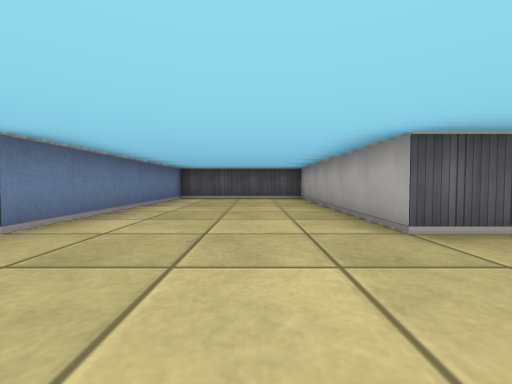
View 1 (above)

16 first-person views from a walk through a cub3D level. The camera is about half as high as the walls, tilts 2° down and sees 90° across. The floor is counted in squares. Each view is taken from the middle of a square. On the plan, view 1 faces up. The plan holds only what a view shows up to about 9 squares ahead; the rest is blank.

View 2
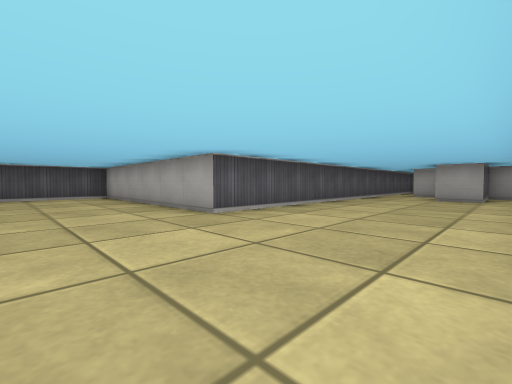

View 3
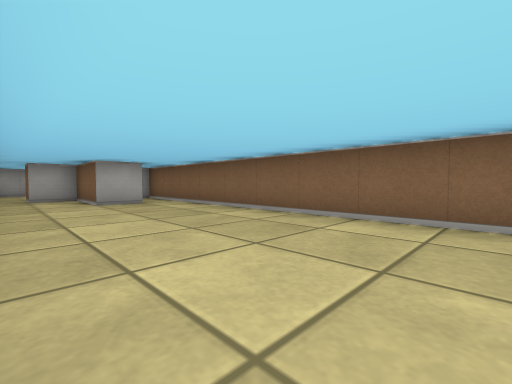

View 4
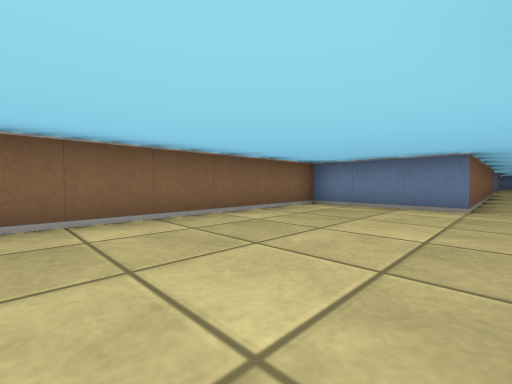

View 5
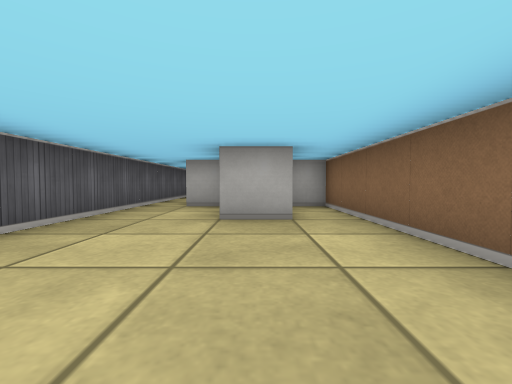

View 6
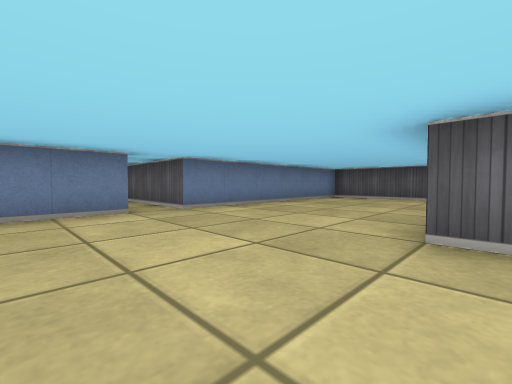

View 7
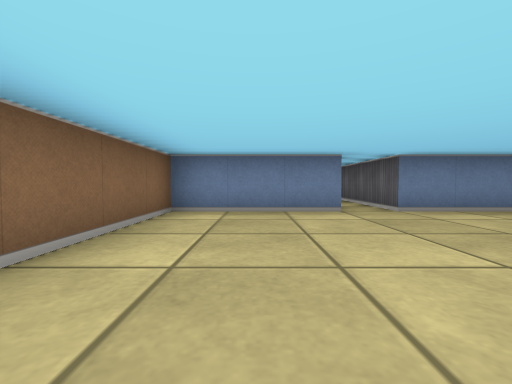

View 8
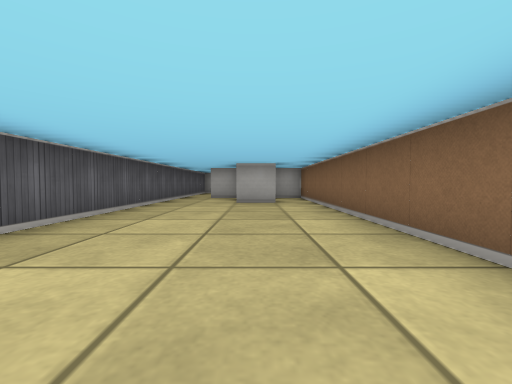

View 9
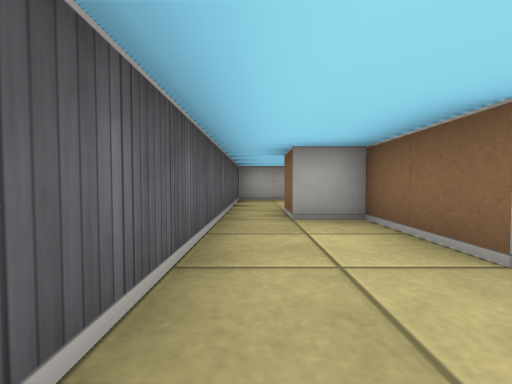

View 10
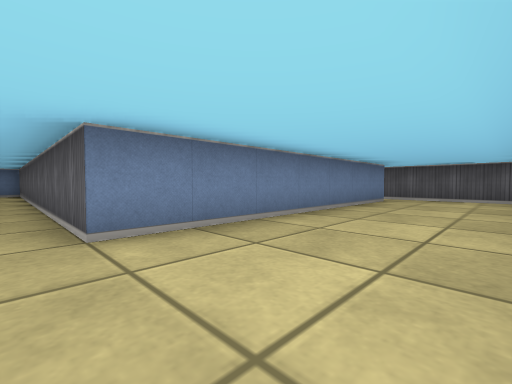

View 11
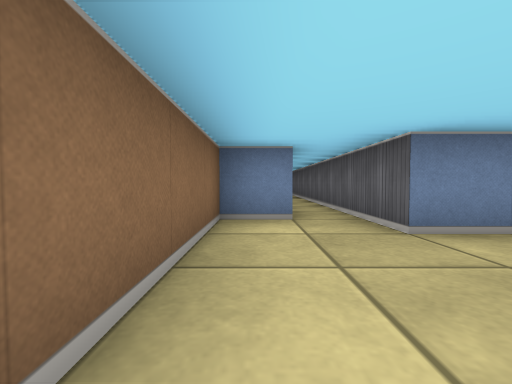

View 12
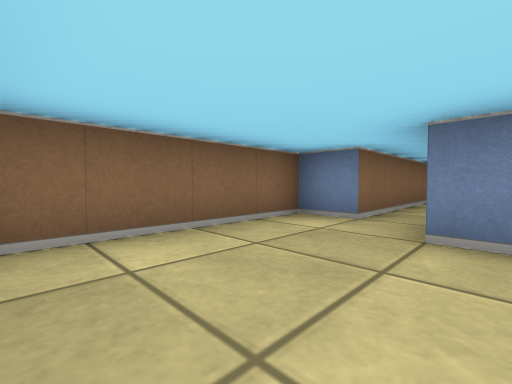

View 13
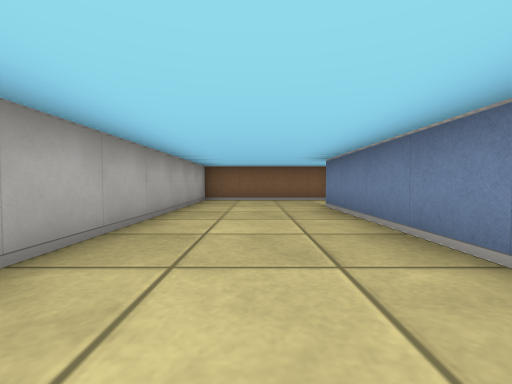

View 14
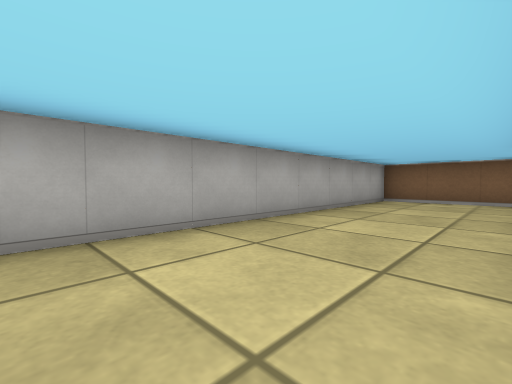

View 15
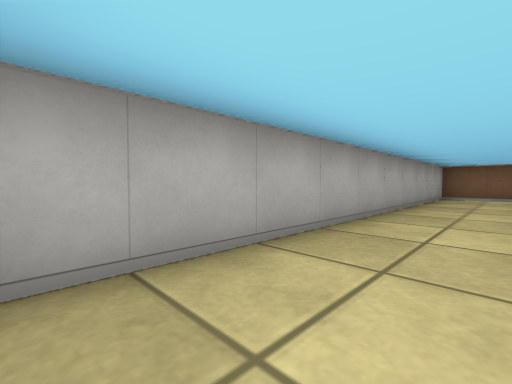

View 16
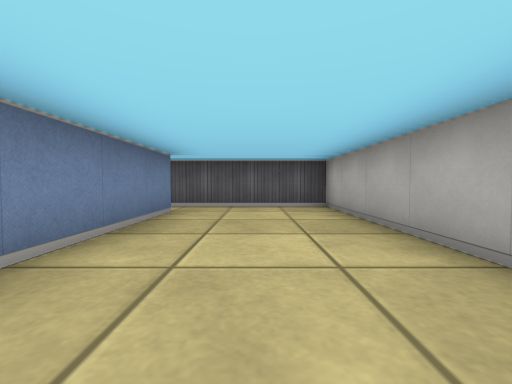

### Floor plan
Points are (right, up) in squares from view 1. A wall is a line through its corners. A room is listed if a view was taken in it or the views show most of it. See-through windows are left out.
Room 1 (views 1, 2, 3, 4, 5, 6, 7, 8, 9)
walls: (-2.5, 1.5) (-2.5, -1.5) (9.5, -1.5) (9.5, -0.5) (7.5, -0.5) (7.5, 0.5) (9.5, 0.5) (9.5, 1.5) (10.5, 1.5); (10.5, 2.5) (1.5, 2.5) (1.5, 8.5) (-2.5, 8.5) (-2.5, 2.5)
ways out: opening at (10, 2) to room 2; opening at (-3, 2)
Room 2 (views 10, 11, 12, 13, 14, 15, 16)
walls: (10.5, 1.5) (10.5, -5.5) (0.8, -5.5); (5.5, -6.5) (9.5, -6.5) (9.5, -7.5) (13.5, -7.5) (13.5, 2.5) (10.5, 2.5)
ways out: opening at (10, 2) to room 1

Where each view was taken, in squares from view 1:
view 1: 0 up, 0 right, facing up
view 2: 1 down, 1 left, facing up-right
view 3: 2 up, 1 right, facing down-right
view 4: 2 up, 3 right, facing down-left
view 5: 0 up, 4 right, facing right
view 6: 0 up, 2 right, facing up-left
view 7: 0 up, 2 right, facing left
view 8: 0 up, 1 right, facing right
view 9: 2 up, 6 right, facing right
view 10: 6 down, 13 right, facing up-left
view 11: 7 down, 13 right, facing left
view 12: 5 down, 13 right, facing down-left
view 13: 0 up, 12 right, facing down
view 14: 0 up, 11 right, facing down-right
view 15: 2 up, 12 right, facing down-right
view 16: 3 down, 12 right, facing up
